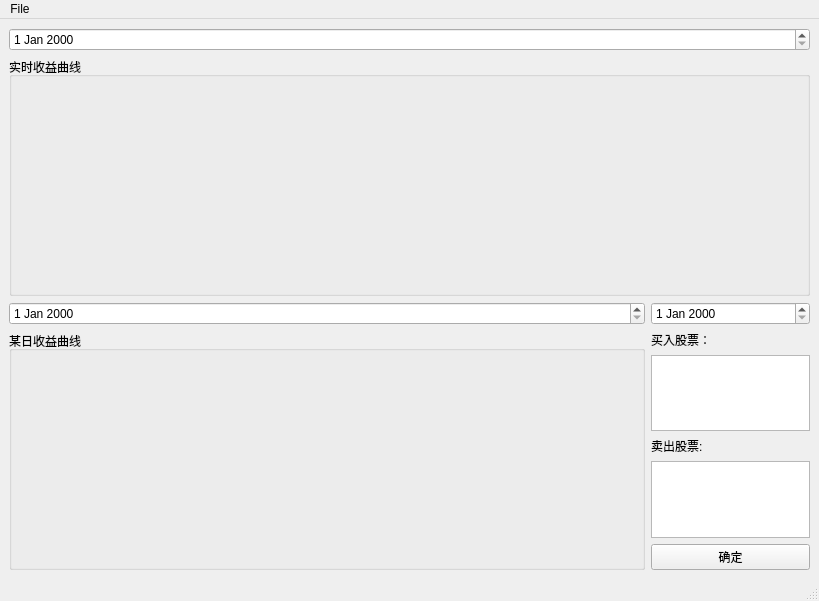
<?xml version="1.0" encoding="UTF-8"?>
<ui version="4.0">
 <class>MainWindow</class>
 <widget class="QMainWindow" name="MainWindow">
  <property name="geometry">
   <rect>
    <x>0</x>
    <y>0</y>
    <width>819</width>
    <height>601</height>
   </rect>
  </property>
  <property name="windowTitle">
   <string>MainWindow</string>
  </property>
  <widget class="QWidget" name="centralwidget">
   <layout class="QVBoxLayout" name="verticalLayout_5">
    <item>
     <layout class="QVBoxLayout" name="verticalLayout_4" stretch="1,1">
      <item>
       <layout class="QVBoxLayout" name="verticalLayout">
        <item>
         <widget class="QDateEdit" name="dateEdit"/>
        </item>
        <item>
         <widget class="QGroupBox" name="groupBox">
          <property name="title">
           <string>实时收益曲线</string>
          </property>
         </widget>
        </item>
       </layout>
      </item>
      <item>
       <layout class="QHBoxLayout" name="horizontalLayout" stretch="4,1">
        <item>
         <layout class="QVBoxLayout" name="verticalLayout_2" stretch="0,0">
          <item>
           <widget class="QDateEdit" name="dateEdit_2"/>
          </item>
          <item>
           <widget class="QGroupBox" name="groupBox_2">
            <property name="title">
             <string>某日收益曲线</string>
            </property>
           </widget>
          </item>
         </layout>
        </item>
        <item>
         <layout class="QVBoxLayout" name="verticalLayout_3">
          <item>
           <widget class="QDateEdit" name="dateEdit_3"/>
          </item>
          <item>
           <widget class="QLabel" name="label">
            <property name="text">
             <string>买入股票：</string>
            </property>
           </widget>
          </item>
          <item>
           <widget class="QTextEdit" name="textEdit"/>
          </item>
          <item>
           <widget class="QLabel" name="label_2">
            <property name="text">
             <string>卖出股票:</string>
            </property>
           </widget>
          </item>
          <item>
           <widget class="QTextEdit" name="textEdit_2"/>
          </item>
          <item>
           <widget class="QPushButton" name="pushButton">
            <property name="text">
             <string>确定</string>
            </property>
           </widget>
          </item>
         </layout>
        </item>
       </layout>
      </item>
     </layout>
    </item>
   </layout>
  </widget>
  <widget class="QMenuBar" name="menubar">
   <property name="geometry">
    <rect>
     <x>0</x>
     <y>0</y>
     <width>819</width>
     <height>18</height>
    </rect>
   </property>
   <widget class="QMenu" name="menuFile">
    <property name="title">
     <string>File</string>
    </property>
    <addaction name="actionExit"/>
   </widget>
   <addaction name="menuFile"/>
  </widget>
  <widget class="QStatusBar" name="statusbar"/>
  <action name="actionExit">
   <property name="text">
    <string>Exit</string>
   </property>
  </action>
 </widget>
 <resources/>
 <connections/>
</ui>
